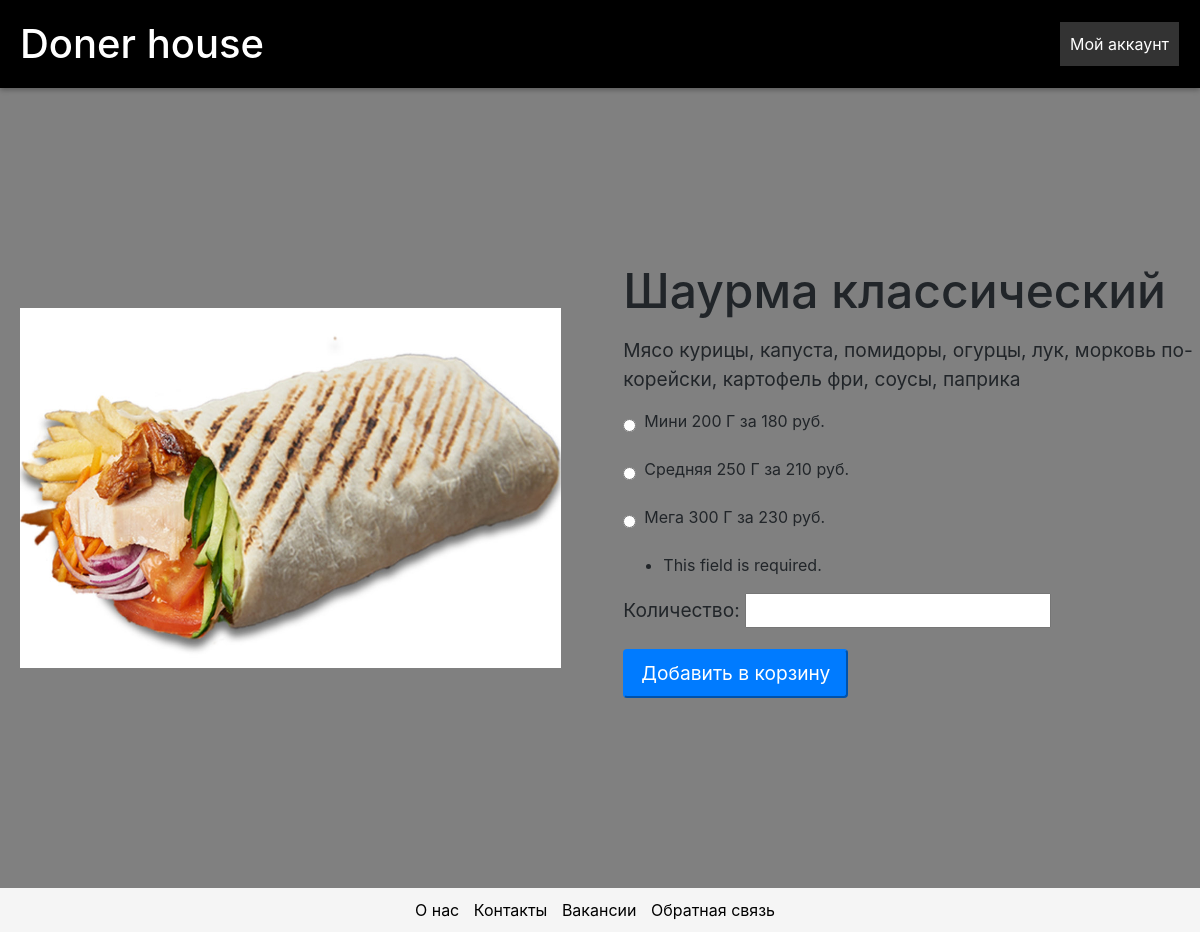
Page /food/detail/1/ on the committed database.
### company/models.py (models this page shows)
class Food(models.Model):
    name = models.CharField(max_length=128, blank=False, null=False)
    ingredients = models.CharField(max_length=128, blank=False, null=False)
    date_create = models.DateTimeField(auto_now_add=True)
    date_update = models.DateTimeField(auto_now=True)
    visibility = models.BooleanField(default=True)
    photo = models.ImageField(upload_to='food_photos/')
    category = models.ForeignKey(FoodCategory, blank=False, null=False, on_delete=models.CASCADE)
    mini = models.IntegerField(blank=True, null=True, default=0)
    mini_gram = models.IntegerField(blank=True, null=True, default=0)
    medium = models.IntegerField(blank=False, null=False, default=0)
    medium_gram = models.IntegerField(blank=True, null=True, default=0)
    mega = models.IntegerField(blank=True, null=True, default=0)
    mega_gram = models.IntegerField(blank=True, null=True, default=0)
    value = models.CharField(max_length=128, choices=UNIT_CHOICES, blank=False, null=False,
                             default=GRAMS)  # грамм литр, миллитров

### landing/views.py (the view, shortened to what this page needs)
# urls.py: path('food/detail/<int:pk>/', FoodDetailView.as_view(), name='food_detail'),
class FoodDetailView(View):
    def get(self, request, **kwargs):
        form = AddToCartForm(request.POST)
        food = Food.objects.get(pk=kwargs['pk'])
        context = {
            "message": "Добавление еды в корзину",
            "food": food,
            "form": form
        }
        return render(request,'landing/detail.html', context=context)

### landing/forms.py
class AddToCartForm(forms.Form):
    quantity = forms.IntegerField(label='Количество', initial=1, min_value=1)

### templates/landing/detail.html (shortened to what this page needs)
<link rel="stylesheet" type="text/css" href="../../../static/company/main_style.css">
{% extends '../landing/main.html' %}
{% block content %}
    <link rel="stylesheet" type="text/css" href="../../../static/landing/detail_style.css">
    <div class="food-info">
        <div class="food-image">
            <img src="{{ food.photo.url }}" alt="{{ food.name }}">
        </div>
        <div class="food-details">
            <h1 class="food-name">{{ food.name }}</h1>
            <p class="food-ingredients">{{ food.ingredients }}</p>
            <form class="food-form" action="{% url 'add_to_cart' pk=food.id %}" method="POST">
                <div class="food-prices">
                    <div class="price-option">
                        <input type="radio" name="portion" value="mini">
                        <label for="mini">Мини {{ food.mini_gram }} {{ food.get_value_display }}
                            за {{ food.mini }} руб.
                             </label>
                    </div>
                    <div class="price-option">
                        <input type="radio" name="portion" value="medium">
                        <label for="medium">Средняя {{ food.medium_gram }} {{ food.get_value_display }}
                            за {{ food.medium }} руб.
                             </label>
                    </div>
                    <div class="price-option">
                        <input type="radio" name="portion" value="mega">
                        <label for="mega">Мега {{ food.mega_gram }} {{ food.get_value_display }} за
                            {{ food.mega }} руб. </label>
                    </div>
                </div>
                {{ form.as_p }}
                <button class="food-add-to-cart" type="submit">Добавить в корзину</button>
            </form>
        </div>
    </div>
{% endblock %}

### staticfiles/company/main_style.css (style rules this page uses)
html, body { margin: 0; padding: 0; width: 100%; height: 100%; }
body { display: flex; flex-direction: column; min-height: 100vh; }

### static/landing/detail_style.css (style rules this page uses)
.food-info { display: flex; justify-content: center; align-items: center; height: 100vh; }
.food-image img { max-width: 90%; height: auto; margin-right: 1px; padding-left: 20px; }
.food-details { max-width: 50%; }
.food-details h1 { font-size: 3rem; margin-bottom: 1rem; }
.food-details p { font-size: 1.2rem; margin-bottom: 1rem; }
.food-prices { margin-bottom: 1rem; }
.price-option { margin-bottom: 1rem; display: flex; align-items: center; }
.price-option input[type="radio"] { margin-right: 0.5rem; }
button[type="submit"] { background-color: #007bff; border-color: #007bff; color: #fff; padding: 0.5rem 1rem; border-radius: 0.25rem; cursor: pointer; font-size: 1.2rem; }

### rows in the picture
Food: photo (picture), name "Шаурма классический", ingredients "Мясо курицы, капуста, помидоры, огурцы, лук, морковь по-корейски, картофель фри, соусы, паприка", mini_gram "200", value "Г", mini "180", medium_gram "250", medium "210", mega_gram "300", mega "230"
